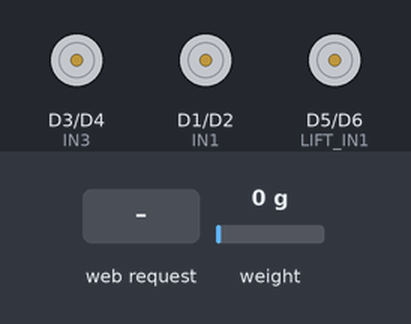
This sketch was run on a simulated ESP8266 (NodeMCU). Parts: motor-driver pin pairs drawn as motors (green arrow = first pin HIGH = forward, orange = second pin HIGH = backward, longer = more drive). The inputs (shaded band) are chosen by the test bench; at power-on: weight on the scale 0 g. What the sketch prints to the serial monitor is not drawn.

Above: at 2.2 s.
2.3 s: HTTP request GET /forward received
At 3.3 s:
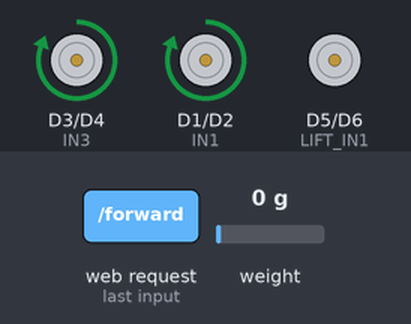
5.3 s: HTTP request GET /backward received
At 5.6 s:
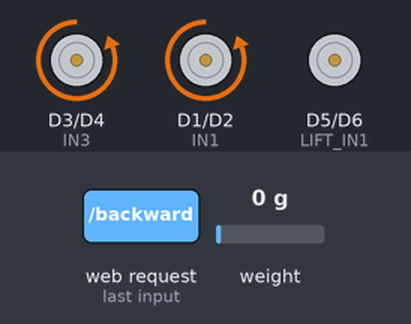
8.3 s: HTTP request GET /left received
At 9.1 s:
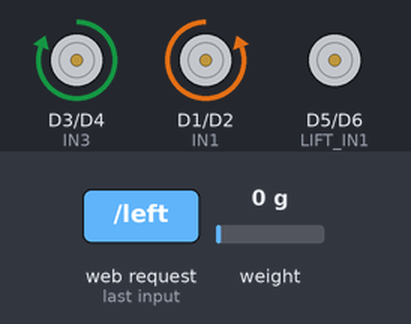
11.3 s: HTTP request GET /right received
At 12.5 s:
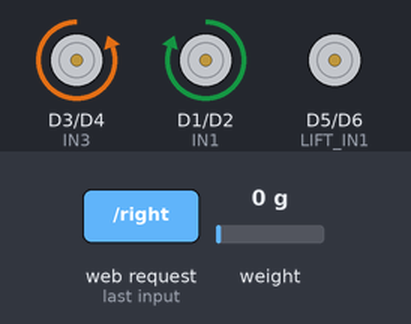
14.3 s: HTTP request GET /liftup received
At 15.0 s:
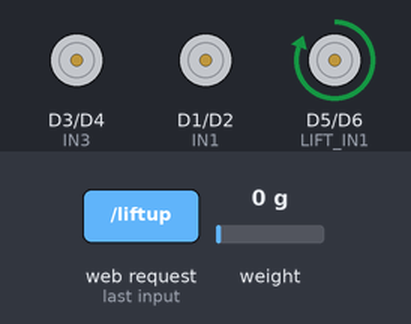
17.3 s: HTTP request GET /liftdown received
At 18.4 s:
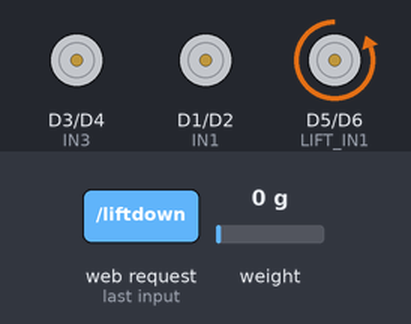
Timing chart, 0 to 20.3 s (numbered marks = the images above; inputs shaded):
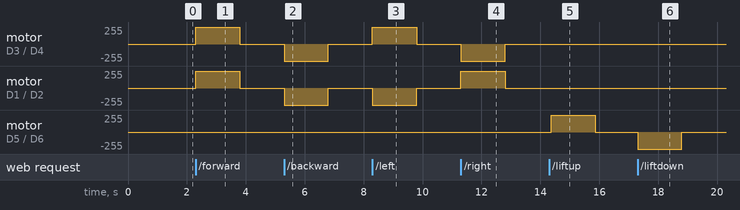

Measured:
- after the input at 2.3 s, motor on D3 (IN3) / D4 (IN4), motor on D1 (IN1) / D2 (IN2): stopped → forward 255/255 at once, → stopped 1.5 s later
- after the input at 5.3 s, motor on D3 (IN3) / D4 (IN4), motor on D1 (IN1) / D2 (IN2): stopped → backward 255/255 at once, → stopped 1.5 s later
- after the input at 8.3 s, motor on D3 (IN3) / D4 (IN4): stopped → forward 255/255 at once, → stopped 1.5 s later; motor on D1 (IN1) / D2 (IN2): stopped → backward 255/255 at once, → stopped 1.5 s later
- after the input at 11.3 s, motor on D3 (IN3) / D4 (IN4): stopped → backward 255/255 at once, → stopped 1.5 s later; motor on D1 (IN1) / D2 (IN2): stopped → forward 255/255 at once, → stopped 1.5 s later
- after the input at 14.3 s, motor on D5 (LIFT_IN1) / D6 (LIFT_IN2): stopped → forward 255/255 after 0.07 s, → stopped 1.5 s later
- after the input at 17.3 s, motor on D5 (LIFT_IN1) / D6 (LIFT_IN2): stopped → backward 255/255 at once, → stopped 1.5 s later

The sketch:

Fork_Lift_Weight_measurment_fasterresponse.ino
```cpp
/*
  ESP8266 WiFi Forklift Car (AP Web UI + Load Cell + Web Tare + Serial Display)
  - Controls movement + forklift lift + weight measurement
  - Weight auto-zeroes at startup
  - Serial monitor shows live weight
  - Web page has "Tare (Zero)" button for resetting weight
  - Connect to WiFi: CAR_WIFI | URL: http://192.168.4.1
  - Optimized for fast button response
*/

#include <ESP8266WiFi.h>
#include <ESP8266WebServer.h>
#include <HX711.h>

// ====== WiFi Config ======
const char* AP_SSID = "CAR_WIFI";
const char* AP_PASS = "12345678";

// ====== Movement Motor Pins ======
const uint8_t IN1 = D1;
const uint8_t IN2 = D2;
const uint8_t IN3 = D3;
const uint8_t IN4 = D4;

// ====== Forklift Lift Motor Pins ======
const uint8_t LIFT_IN1 = D5;
const uint8_t LIFT_IN2 = D6;

// ====== Load Cell (HX711) ======
#define HX711_DOUT D7
#define HX711_SCK  D8
HX711 scale;
float calibration_factor = -132520.0;  // Adjust for your load cell

// ====== Motor Config ======
ESP8266WebServer server(80);
volatile uint32_t lastMotionMs = 0;
volatile bool moving = false;
const uint32_t MOTOR_TIMEOUT_MS = 1500;

// ====== HTML PAGE ======
const char PAGE_HTML[] PROGMEM = R"HTML(
<!DOCTYPE html>
<html>
<head>
<meta name="viewport" content="width=device-width, initial-scale=1" />
<title>WiFi Forklift Controller</title>
<style>
  body { font-family: Arial, sans-serif; text-align:center; max-width:420px; margin:20px auto; }
  h1 { font-size: 26px; }
  .grid { display:grid; grid-template-columns: 1fr 1fr 1fr; gap:12px; margin:20px 0; }
  button { font-size:20px; padding:14px; border-radius:8px; border:1px solid #333;
           transition: transform .05s ease, filter .12s; touch-action:none; }
  button:active, .pressed { transform: scale(0.98); filter: brightness(0.94); }
  .wide { grid-column: 1 / 4; }
  .secondary { background:#f2f2f2; }
  .primary { background:#e6f3ff; }
  .lift { background:#d4edda; }
  .tare { background:#fff3cd; }
  #weight { font-size:22px; font-weight:600; color:#222; margin-top:10px; }
</style>
<script>
let keepaliveTimer=null;
async function call(cmd){try{return await fetch(cmd,{cache:'no-store'});}catch(e){return {ok:false};}}
function startHold(btn,cmd){if(btn)btn.classList.add('pressed');call(cmd);keepaliveTimer=setInterval(()=>{call(cmd);},100);}
function endHold(btn){if(btn)btn.classList.remove('pressed');call('/stop');if(keepaliveTimer){clearInterval(keepaliveTimer);keepaliveTimer=null;}}
function bindHold(id,cmd){
  const el=document.getElementById(id);
  if(!el)return;
  const down=e=>{e.preventDefault();startHold(el,cmd);};
  const up=e=>{e.preventDefault();endHold(el);};
  el.addEventListener('pointerdown',down);
  el.addEventListener('pointerup',up);
  el.addEventListener('pointercancel',up);
  el.addEventListener('pointerleave',up);
}
async function updateWeight(){
  const res=await fetch('/weight');
  const w=await res.text();
  document.getElementById('weight').textContent="Weight: "+w+" kg";
}
setInterval(updateWeight,1000);
window.addEventListener('load',()=>{
  updateWeight();
  bindHold('btnF','/forward');
  bindHold('btnL','/left');
  bindHold('btnR','/right');
  bindHold('btnB','/backward');
  bindHold('btnUp','/liftup');
  bindHold('btnDn','/liftdown');
});
</script>
</head>
<body>
  <h1>WiFi Forklift Controller</h1>
  <div class="grid">
    <button id="btnF" class="wide primary">Forward</button>
    <button id="btnL" class="secondary">Left</button>
    <button id="btnS" class="secondary" onclick="fetch('/stop')">Stop</button>
    <button id="btnR" class="secondary">Right</button>
    <button id="btnB" class="wide primary">Backward</button>
    <button id="btnUp" class="lift wide">Lift Up</button>
    <button id="btnDn" class="lift wide">Lift Down</button>
    <button class="tare wide" onclick="fetch('/tare')">Tare (Zero)</button>
  </div>
  <div id="weight">Weight: 0.00 kg</div>
  <p>Connect to WiFi: <b>CAR_WIFI</b><br>Open <b>http://192.168.4.1</b></p>
</body>
</html>
)HTML";

// ====== MOTOR CONTROL ======
void motorsStop(){
  digitalWrite(IN1,LOW); digitalWrite(IN2,LOW);
  digitalWrite(IN3,LOW); digitalWrite(IN4,LOW);
  digitalWrite(LIFT_IN1,LOW); digitalWrite(LIFT_IN2,LOW);
  moving=false;
}
void motorsForward(){digitalWrite(IN1,HIGH);digitalWrite(IN2,LOW);digitalWrite(IN3,HIGH);digitalWrite(IN4,LOW);moving=true;}
void motorsBackward(){digitalWrite(IN1,LOW);digitalWrite(IN2,HIGH);digitalWrite(IN3,LOW);digitalWrite(IN4,HIGH);moving=true;}
void motorsLeft(){digitalWrite(IN1,LOW);digitalWrite(IN2,HIGH);digitalWrite(IN3,HIGH);digitalWrite(IN4,LOW);moving=true;}
void motorsRight(){digitalWrite(IN1,HIGH);digitalWrite(IN2,LOW);digitalWrite(IN3,LOW);digitalWrite(IN4,HIGH);moving=true;}
void liftUp(){digitalWrite(LIFT_IN1,HIGH);digitalWrite(LIFT_IN2,LOW);moving=true;}
void liftDown(){digitalWrite(LIFT_IN1,LOW);digitalWrite(LIFT_IN2,HIGH);moving=true;}

// ====== HTTP HANDLERS ======
void handleRoot(){server.send_P(200,"text/html",PAGE_HTML);}
void handleForward(){motorsForward();lastMotionMs=millis();server.send(200,"text/plain","OK");}
void handleBackward(){motorsBackward();lastMotionMs=millis();server.send(200,"text/plain","OK");}
void handleLeft(){motorsLeft();lastMotionMs=millis();server.send(200,"text/plain","OK");}
void handleRight(){motorsRight();lastMotionMs=millis();server.send(200,"text/plain","OK");}
void handleStop(){motorsStop();server.send(200,"text/plain","OK");}
void handleLiftUp(){liftUp();lastMotionMs=millis();server.send(200,"text/plain","OK");}
void handleLiftDown(){liftDown();lastMotionMs=millis();server.send(200,"text/plain","OK");}
void handleTare(){scale.tare();Serial.println("TARE executed via web button.");server.send(200,"text/plain","TARE OK");}
void handleWeight(){float w = scale.get_units(1); String msg = String(w,2); server.send(200,"text/plain",msg);}

// ====== SETUP ======
void setup(){
  Serial.begin(9600);
  pinMode(IN1,OUTPUT); pinMode(IN2,OUTPUT);
  pinMode(IN3,OUTPUT); pinMode(IN4,OUTPUT);
  pinMode(LIFT_IN1,OUTPUT); pinMode(LIFT_IN2,OUTPUT);
  motorsStop();

  // HX711 setup
  scale.begin(HX711_DOUT, HX711_SCK);
  scale.set_scale(calibration_factor);
  scale.tare();
  Serial.println("System Ready — Weight zeroed at startup.");

  // WiFi setup
  WiFi.mode(WIFI_AP);
  WiFi.softAP(AP_SSID, AP_PASS);
  Serial.println("WiFi Access Point: CAR_WIFI");
  Serial.println("Open http://192.168.4.1 in browser");

  // Web routes
  server.on("/", HTTP_GET, handleRoot);
  server.on("/forward", HTTP_GET, handleForward);
  server.on("/backward", HTTP_GET, handleBackward);
  server.on("/left", HTTP_GET, handleLeft);
  server.on("/right", HTTP_GET, handleRight);
  server.on("/stop", HTTP_GET, handleStop);
  server.on("/liftup", HTTP_GET, handleLiftUp);
  server.on("/liftdown", HTTP_GET, handleLiftDown);
  server.on("/tare", HTTP_GET, handleTare);
  server.on("/weight", HTTP_GET, handleWeight);
  server.begin();

  lastMotionMs = millis();
}

// ====== LOOP ======
void loop(){
  server.handleClient();

  // Auto-stop motors after timeout
  if(moving && (millis() - lastMotionMs > MOTOR_TIMEOUT_MS)){
    motorsStop();
  }

  // Print weight on Serial Monitor every second (fast reading)
  static unsigned long lastPrint = 0;
  if(millis() - lastPrint > 1000){
    float w = scale.get_units(1);
    Serial.print("Current Weight: ");
    Serial.print(w,2);
    Serial.println(" kg");
    lastPrint = millis();
  }
}
```
